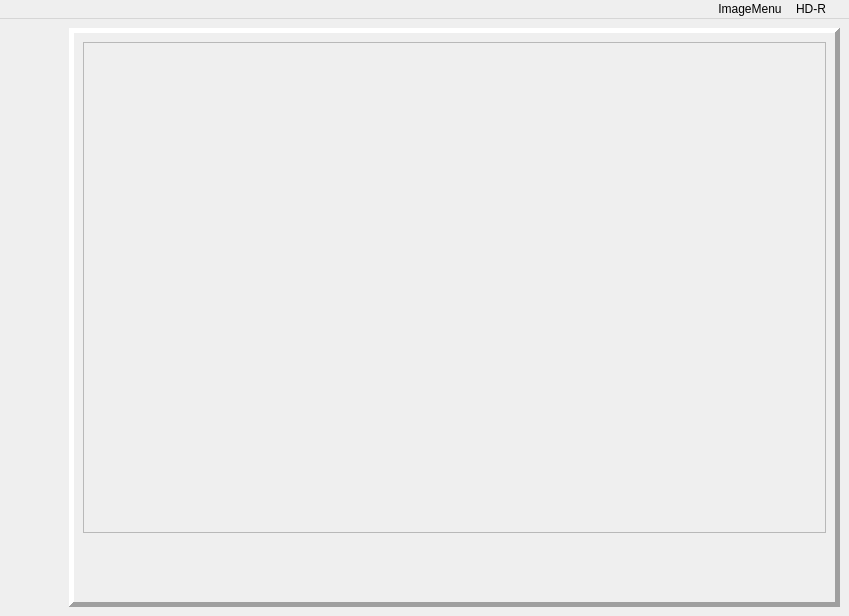
<?xml version="1.0" encoding="UTF-8"?>
<ui version="4.0">
 <class>MainWindow</class>
 <widget class="QMainWindow" name="MainWindow">
  <property name="geometry">
   <rect>
    <x>0</x>
    <y>0</y>
    <width>849</width>
    <height>616</height>
   </rect>
  </property>
  <property name="windowTitle">
   <string>一个小画板</string>
  </property>
  <property name="windowIcon">
   <iconset resource="icon.qrc">
    <normaloff>:/icon/machine-learning.png</normaloff>:/icon/machine-learning.png</iconset>
  </property>
  <widget class="QWidget" name="centralwidget">
   <layout class="QHBoxLayout" name="horizontalLayout_2">
    <item>
     <spacer name="horizontalSpacer">
      <property name="orientation">
       <enum>Qt::Horizontal</enum>
      </property>
      <property name="sizeType">
       <enum>QSizePolicy::Preferred</enum>
      </property>
      <property name="sizeHint" stdset="0">
       <size>
        <width>60</width>
        <height>20</height>
       </size>
      </property>
     </spacer>
    </item>
    <item>
     <widget class="QFrame" name="mainframe">
      <property name="sizePolicy">
       <sizepolicy hsizetype="Preferred" vsizetype="Preferred">
        <horstretch>0</horstretch>
        <verstretch>0</verstretch>
       </sizepolicy>
      </property>
      <property name="frameShape">
       <enum>QFrame::Panel</enum>
      </property>
      <property name="frameShadow">
       <enum>QFrame::Raised</enum>
      </property>
      <property name="lineWidth">
       <number>5</number>
      </property>
      <layout class="QVBoxLayout" name="verticalLayout">
       <item>
        <widget class="QScrollArea" name="scrollArea">
         <property name="lineWidth">
          <number>2</number>
         </property>
         <property name="widgetResizable">
          <bool>true</bool>
         </property>
         <property name="alignment">
          <set>Qt::AlignCenter</set>
         </property>
         <widget class="QWidget" name="showwidget">
          <property name="geometry">
           <rect>
            <x>0</x>
            <y>0</y>
            <width>735</width>
            <height>480</height>
           </rect>
          </property>
          <layout class="QHBoxLayout" name="horizontalLayout">
           <property name="spacing">
            <number>2</number>
           </property>
           <property name="leftMargin">
            <number>4</number>
           </property>
           <property name="topMargin">
            <number>4</number>
           </property>
           <property name="rightMargin">
            <number>4</number>
           </property>
           <property name="bottomMargin">
            <number>4</number>
           </property>
           <item>
            <widget class="QLabel" name="showlabel">
             <property name="sizePolicy">
              <sizepolicy hsizetype="Expanding" vsizetype="Expanding">
               <horstretch>0</horstretch>
               <verstretch>0</verstretch>
              </sizepolicy>
             </property>
             <property name="text">
              <string/>
             </property>
             <property name="alignment">
              <set>Qt::AlignCenter</set>
             </property>
            </widget>
           </item>
          </layout>
         </widget>
        </widget>
       </item>
       <item>
        <spacer name="verticalSpacer">
         <property name="orientation">
          <enum>Qt::Vertical</enum>
         </property>
         <property name="sizeType">
          <enum>QSizePolicy::Preferred</enum>
         </property>
         <property name="sizeHint" stdset="0">
          <size>
           <width>20</width>
           <height>60</height>
          </size>
         </property>
        </spacer>
       </item>
      </layout>
     </widget>
    </item>
   </layout>
  </widget>
  <widget class="QMenuBar" name="menubar">
   <property name="enabled">
    <bool>true</bool>
   </property>
   <property name="geometry">
    <rect>
     <x>0</x>
     <y>0</y>
     <width>849</width>
     <height>22</height>
    </rect>
   </property>
   <property name="sizePolicy">
    <sizepolicy hsizetype="Fixed" vsizetype="Minimum">
     <horstretch>0</horstretch>
     <verstretch>0</verstretch>
    </sizepolicy>
   </property>
   <property name="focusPolicy">
    <enum>Qt::ClickFocus</enum>
   </property>
   <property name="layoutDirection">
    <enum>Qt::RightToLeft</enum>
   </property>
   <widget class="QMenu" name="menuHD_R">
    <property name="title">
     <string>HD-R</string>
    </property>
    <addaction name="bayesclassify"/>
    <addaction name="separator"/>
    <addaction name="templatematching"/>
   </widget>
   <widget class="QMenu" name="menuImageMenu">
    <property name="geometry">
     <rect>
      <x>542</x>
      <y>103</y>
      <width>157</width>
      <height>129</height>
     </rect>
    </property>
    <property name="sizePolicy">
     <sizepolicy hsizetype="Preferred" vsizetype="Preferred">
      <horstretch>0</horstretch>
      <verstretch>0</verstretch>
     </sizepolicy>
    </property>
    <property name="title">
     <string>ImageMenu</string>
    </property>
    <addaction name="actionopen"/>
    <addaction name="separator"/>
    <addaction name="actionsave"/>
    <addaction name="separator"/>
    <addaction name="actionimport"/>
   </widget>
   <widget class="QMenu" name="menutest">
    <property name="geometry">
     <rect>
      <x>1060</x>
      <y>126</y>
      <width>121</width>
      <height>50</height>
     </rect>
    </property>
    <property name="sizePolicy">
     <sizepolicy hsizetype="Fixed" vsizetype="Preferred">
      <horstretch>0</horstretch>
      <verstretch>0</verstretch>
     </sizepolicy>
    </property>
    <property name="tearOffEnabled">
     <bool>false</bool>
    </property>
    <property name="title">
     <string/>
    </property>
    <property name="icon">
     <iconset resource="icon.qrc">
      <normaloff>:/icon/machine-learning.png</normaloff>:/icon/machine-learning.png</iconset>
    </property>
   </widget>
   <addaction name="menutest"/>
   <addaction name="menuHD_R"/>
   <addaction name="menuImageMenu"/>
  </widget>
  <action name="actionopen">
   <property name="icon">
    <iconset resource="icon.qrc">
     <normaloff>:/icon/addimage.png</normaloff>:/icon/addimage.png</iconset>
   </property>
   <property name="text">
    <string>open</string>
   </property>
  </action>
  <action name="actionsave">
   <property name="icon">
    <iconset resource="icon.qrc">
     <normaloff>:/icon/save.png</normaloff>:/icon/save.png</iconset>
   </property>
   <property name="text">
    <string>save</string>
   </property>
  </action>
  <action name="templatematching">
   <property name="icon">
    <iconset resource="icon.qrc">
     <normaloff>:/icon/matching.png</normaloff>:/icon/matching.png</iconset>
   </property>
   <property name="text">
    <string>TemplateMatching</string>
   </property>
  </action>
  <action name="bayesclassify">
   <property name="icon">
    <iconset resource="icon.qrc">
     <normaloff>:/icon/bayes.png</normaloff>:/icon/bayes.png</iconset>
   </property>
   <property name="text">
    <string>BayesClassify</string>
   </property>
  </action>
  <action name="actionimport">
   <property name="icon">
    <iconset resource="icon.qrc">
     <normaloff>:/icon/import.png</normaloff>:/icon/import.png</iconset>
   </property>
   <property name="text">
    <string>import</string>
   </property>
  </action>
 </widget>
 <resources>
  <include location="icon.qrc"/>
 </resources>
 <connections/>
</ui>
